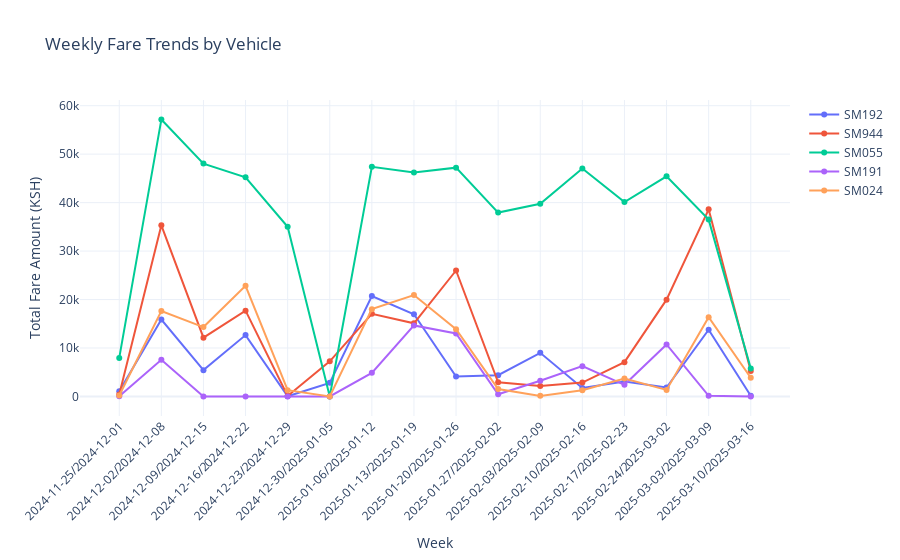

Write notebook code for a chart like this one.
### Code cell
import os
import json
import plotly.io as pio

def display_plotly_graph(file_path):
    if not os.path.exists(file_path):
        print('File not found')
        return

    with open(file_path, "r") as file:
        fig_dict = json.load(file)  # This is a dictionary, not a string

    # Convert dictionary back to a JSON string
    fig_json_str = json.dumps(fig_dict)

    # Convert JSON string to Plotly figure
    fig = pio.from_json(fig_json_str)

    # Display the graph
    fig.show()

# Example usage:
path = "/home/tjselevani/Desktop/Apps/vscode/python/python analysis/json/all/week/weekly_fares_line.json"
display_plotly_graph(path)
